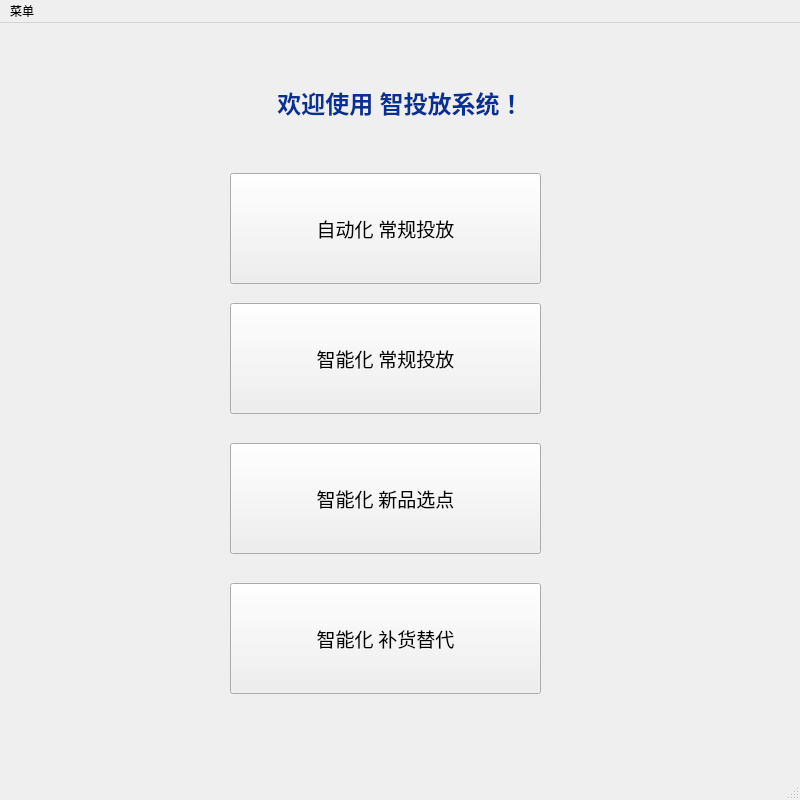
<?xml version="1.0" encoding="UTF-8"?>
<ui version="4.0">
 <class>MainWindow</class>
 <widget class="QMainWindow" name="MainWindow">
  <property name="geometry">
   <rect>
    <x>0</x>
    <y>0</y>
    <width>800</width>
    <height>800</height>
   </rect>
  </property>
  <property name="windowTitle">
   <string> 智投放V1.0</string>
  </property>
  <widget class="QWidget" name="centralwidget">
   <widget class="QPushButton" name="fun1">
    <property name="geometry">
     <rect>
      <x>230</x>
      <y>150</y>
      <width>311</width>
      <height>111</height>
     </rect>
    </property>
    <property name="minimumSize">
     <size>
      <width>311</width>
      <height>111</height>
     </size>
    </property>
    <property name="maximumSize">
     <size>
      <width>311</width>
      <height>16777215</height>
     </size>
    </property>
    <property name="font">
     <font>
      <family>黑体</family>
      <pointsize>14</pointsize>
     </font>
    </property>
    <property name="cursor">
     <cursorShape>PointingHandCursor</cursorShape>
    </property>
    <property name="text">
     <string>自动化 常规投放</string>
    </property>
   </widget>
   <widget class="QPushButton" name="fun2">
    <property name="geometry">
     <rect>
      <x>230</x>
      <y>280</y>
      <width>311</width>
      <height>111</height>
     </rect>
    </property>
    <property name="font">
     <font>
      <family>黑体</family>
      <pointsize>14</pointsize>
     </font>
    </property>
    <property name="cursor">
     <cursorShape>PointingHandCursor</cursorShape>
    </property>
    <property name="text">
     <string>智能化 常规投放</string>
    </property>
   </widget>
   <widget class="QPushButton" name="fun3">
    <property name="geometry">
     <rect>
      <x>230</x>
      <y>420</y>
      <width>311</width>
      <height>111</height>
     </rect>
    </property>
    <property name="font">
     <font>
      <family>黑体</family>
      <pointsize>14</pointsize>
     </font>
    </property>
    <property name="cursor">
     <cursorShape>PointingHandCursor</cursorShape>
    </property>
    <property name="text">
     <string>智能化 新品选点</string>
    </property>
   </widget>
   <widget class="QLabel" name="label">
    <property name="geometry">
     <rect>
      <x>210</x>
      <y>30</y>
      <width>381</width>
      <height>101</height>
     </rect>
    </property>
    <property name="font">
     <font>
      <family>黑体</family>
      <pointsize>20</pointsize>
     </font>
    </property>
    <property name="text">
     <string>&lt;html&gt;&lt;head/&gt;&lt;body&gt;&lt;p align=&quot;center&quot;&gt;&lt;span style=&quot; font-size:18pt; font-weight:600; color:#043193;&quot;&gt;欢迎使用 智投放系统！&lt;/span&gt;&lt;/p&gt;&lt;/body&gt;&lt;/html&gt;</string>
    </property>
   </widget>
   <widget class="QPushButton" name="fun3_2">
    <property name="geometry">
     <rect>
      <x>230</x>
      <y>560</y>
      <width>311</width>
      <height>111</height>
     </rect>
    </property>
    <property name="font">
     <font>
      <family>黑体</family>
      <pointsize>14</pointsize>
     </font>
    </property>
    <property name="cursor">
     <cursorShape>PointingHandCursor</cursorShape>
    </property>
    <property name="text">
     <string>智能化 补货替代</string>
    </property>
   </widget>
  </widget>
  <widget class="QMenuBar" name="menubar">
   <property name="geometry">
    <rect>
     <x>0</x>
     <y>0</y>
     <width>800</width>
     <height>18</height>
    </rect>
   </property>
   <widget class="QMenu" name="menu">
    <property name="title">
     <string>菜单</string>
    </property>
    <addaction name="separator"/>
    <addaction name="action_2"/>
    <addaction name="action_3"/>
    <addaction name="action_4"/>
   </widget>
   <addaction name="menu"/>
  </widget>
  <widget class="QStatusBar" name="statusbar"/>
  <action name="action_2">
   <property name="text">
    <string>关于</string>
   </property>
  </action>
  <action name="action_3">
   <property name="text">
    <string>帮助</string>
   </property>
  </action>
  <action name="action_4">
   <property name="text">
    <string>退出</string>
   </property>
  </action>
 </widget>
 <resources/>
 <connections/>
</ui>
